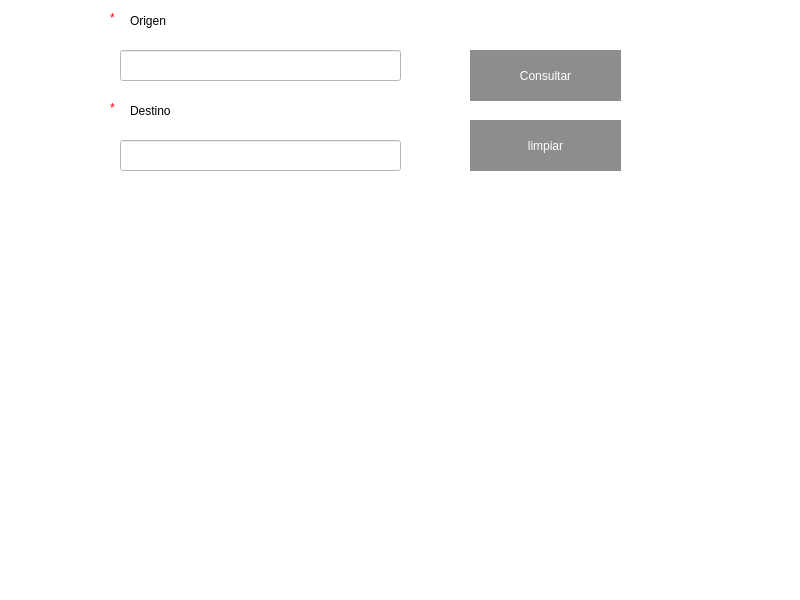
<?xml version="1.0" encoding="UTF-8"?>
<ui version="4.0">
 <class>MainWindow</class>
 <widget class="QMainWindow" name="MainWindow">
  <property name="geometry">
   <rect>
    <x>0</x>
    <y>0</y>
    <width>800</width>
    <height>600</height>
   </rect>
  </property>
  <property name="windowTitle">
   <string>MainWindow</string>
  </property>
  <property name="styleSheet">
   <string notr="true">background-color: rgb(255, 255, 255);</string>
  </property>
  <widget class="QWidget" name="centralwidget">
   <widget class="QPushButton" name="btn_limpiar">
    <property name="geometry">
     <rect>
      <x>470</x>
      <y>120</y>
      <width>151</width>
      <height>51</height>
     </rect>
    </property>
    <property name="styleSheet">
     <string notr="true">QPushButton{
font: 90 20pt &quot;MS Shell Dlg 2&quot;;
  color:rgb(255, 255, 255);
  
	background-color: rgb(104, 127, 143);
border-radius:30px;
}
QPushButton:hover{
background-color: rgb(255, 0,0 );
	color:rgb(255, 255, 255);
}

QPushButton{

  color:rgb(255, 255, 255);
  
	
	background-color: rgb(141, 141, 141);
}
</string>
    </property>
    <property name="text">
     <string>limpiar</string>
    </property>
   </widget>
   <widget class="QPushButton" name="btn_consultar">
    <property name="geometry">
     <rect>
      <x>470</x>
      <y>50</y>
      <width>151</width>
      <height>51</height>
     </rect>
    </property>
    <property name="styleSheet">
     <string notr="true">QPushButton{
font: 90 20pt &quot;MS Shell Dlg 2&quot;;
  color:rgb(255, 255, 255);
  
	background-color: rgb(104, 127, 143);
border-radius:30px;
}
QPushButton:hover{
background-color: rgb(255, 0,0 );
	color:rgb(255, 255, 255);
}

QPushButton{

  color:rgb(255, 255, 255);
  
	
	background-color: rgb(141, 141, 141);
}
</string>
    </property>
    <property name="text">
     <string>Consultar</string>
    </property>
   </widget>
   <widget class="QLineEdit" name="lineEdit_origen">
    <property name="geometry">
     <rect>
      <x>120</x>
      <y>50</y>
      <width>281</width>
      <height>31</height>
     </rect>
    </property>
    <property name="styleSheet">
     <string notr="true">background-color: rgb(255, 255, 255);
font: 12pt &quot;MS Shell Dlg 2&quot;;</string>
    </property>
    <property name="text">
     <string/>
    </property>
   </widget>
   <widget class="QLabel" name="label_7">
    <property name="geometry">
     <rect>
      <x>110</x>
      <y>10</y>
      <width>16</width>
      <height>16</height>
     </rect>
    </property>
    <property name="styleSheet">
     <string notr="true">color: rgb(255, 0, 0);
font: 12pt &quot;MS Shell Dlg 2&quot;;</string>
    </property>
    <property name="text">
     <string>*</string>
    </property>
   </widget>
   <widget class="QLabel" name="label_2">
    <property name="geometry">
     <rect>
      <x>130</x>
      <y>90</y>
      <width>111</width>
      <height>41</height>
     </rect>
    </property>
    <property name="styleSheet">
     <string notr="true">font: 15pt &quot;MS Reference Sans Serif&quot;;</string>
    </property>
    <property name="text">
     <string>Destino</string>
    </property>
   </widget>
   <widget class="QLineEdit" name="lineEdit_destino">
    <property name="geometry">
     <rect>
      <x>120</x>
      <y>140</y>
      <width>281</width>
      <height>31</height>
     </rect>
    </property>
    <property name="styleSheet">
     <string notr="true">background-color: rgb(255, 255, 255);
font: 12pt &quot;MS Shell Dlg 2&quot;;</string>
    </property>
    <property name="text">
     <string/>
    </property>
   </widget>
   <widget class="QLabel" name="label_8">
    <property name="geometry">
     <rect>
      <x>110</x>
      <y>100</y>
      <width>16</width>
      <height>16</height>
     </rect>
    </property>
    <property name="styleSheet">
     <string notr="true">color: rgb(255, 0, 0);
font: 12pt &quot;MS Shell Dlg 2&quot;;</string>
    </property>
    <property name="text">
     <string>*</string>
    </property>
   </widget>
   <widget class="QLabel" name="label">
    <property name="geometry">
     <rect>
      <x>130</x>
      <y>0</y>
      <width>111</width>
      <height>41</height>
     </rect>
    </property>
    <property name="styleSheet">
     <string notr="true">font: 15pt &quot;MS Reference Sans Serif&quot;;</string>
    </property>
    <property name="text">
     <string>Origen</string>
    </property>
   </widget>
  </widget>
  <widget class="QMenuBar" name="menubar">
   <property name="geometry">
    <rect>
     <x>0</x>
     <y>0</y>
     <width>800</width>
     <height>21</height>
    </rect>
   </property>
  </widget>
  <widget class="QStatusBar" name="statusbar"/>
 </widget>
 <resources/>
 <connections/>
</ui>
